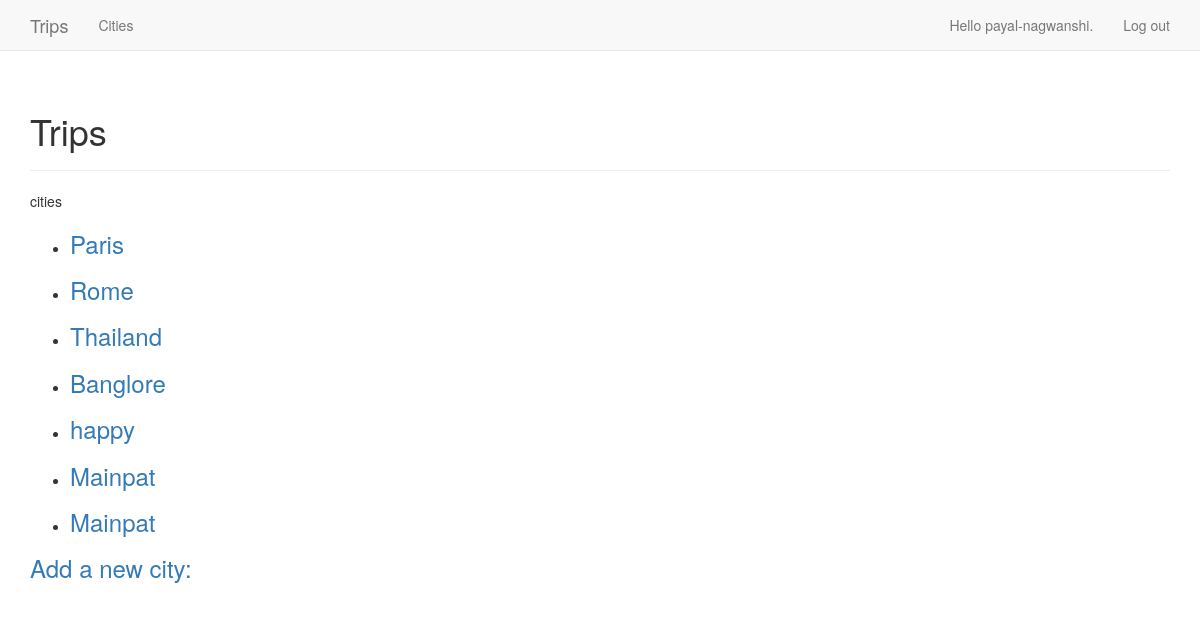
/city/ (signed in), run on the app's committed database.
### trips/models.py (models this page shows)
class Trip(models.Model):
    trip = models.CharField(max_length=200)
    date_added = models.DateTimeField(auto_now_add=True)
    owner = models.ForeignKey(User, on_delete=models.CASCADE)
    def __str__(self):
       return self.trip

### trips/views.py (the view)
# urls.py: path('city/', views.cities, name='cities'),   ### will need to change the model again.
@login_required
def cities(request):
    all_cities = Trip.objects.filter(owner=request.user).order_by("date_added")
    context = {'all_cities':all_cities}
    return render(request,'trips/city.html',context)

### trips/templates/trips/city.html
    {% extends "trips/base.html" %}
    {% block header %}
    <h1>Trips</h1>
    {% endblock header %}
    {% block content %}
    <p>cities</p>
    <ul>
        {% for city in all_cities %}
        <li>
            <h3>
               <a href="{% url 'trips:city_highlights' city.id %}">{{city}}</a>
            </h3>
        </li>
        {% empty %}
            <li> No trip are added. </li>
        {% endfor %}
    </ul>
    <h3><a href="{% url 'trips:new_trip' %}"> Add a new city: </a></h3>
    {% endblock content %}

### trips/templates/trips/base.html (shortened to what this page needs)
{% load bootstrap3 %}
<!DOCTYPE html>
<html lang="en">
<head>
    {% bootstrap_css %}
</head>
<body>
    <nav class="navbar navbar-default navbar-static-top">
        <div class="container">
            <div class="navbar-header">
                <a class="navbar-brand" href="{% url 'trips:index' %}"> Trips </a>
            </div>
            <div id="navbar" class="navbar-collapse collapse">
                <ul class="nav navbar-nav">
                    <li><a href="{% url 'trips:cities' %}">Cities</a></li>
                </ul>
                <ul class="nav navbar-nav navbar-right">
                    {% if user.is_authenticated %}
                        <li><a>Hello {{user.username}}.</a></li>
                        <li><a href="{% url 'users:logout' %}">Log out </a></li>
                    {% else %}
                        <li><a href="{% url 'users:register' %}">Register</a></li>
                        <li><a href="{% url 'users:login' %}">Login</a></li>
                    {% endif %}
                </ul>
            </div>
        </div>
    </nav>
    <div class="container">
        <div class="page-header">
            {% block header %}{% endblock header %}
        </div>
        <div>
            {% block content %} {% endblock content %}
        </div>
    </div>
</body>
</html>

### data on the page
Trip: trip "Paris"
Trip: trip "Rome"
Trip: trip "Thailand"
Trip: trip "Banglore"
Trip: trip "happy"
Trip: trip "Mainpat"
Trip: trip "Mainpat"

### other printed values
{{ user.username }} "payal-nagwanshi"
